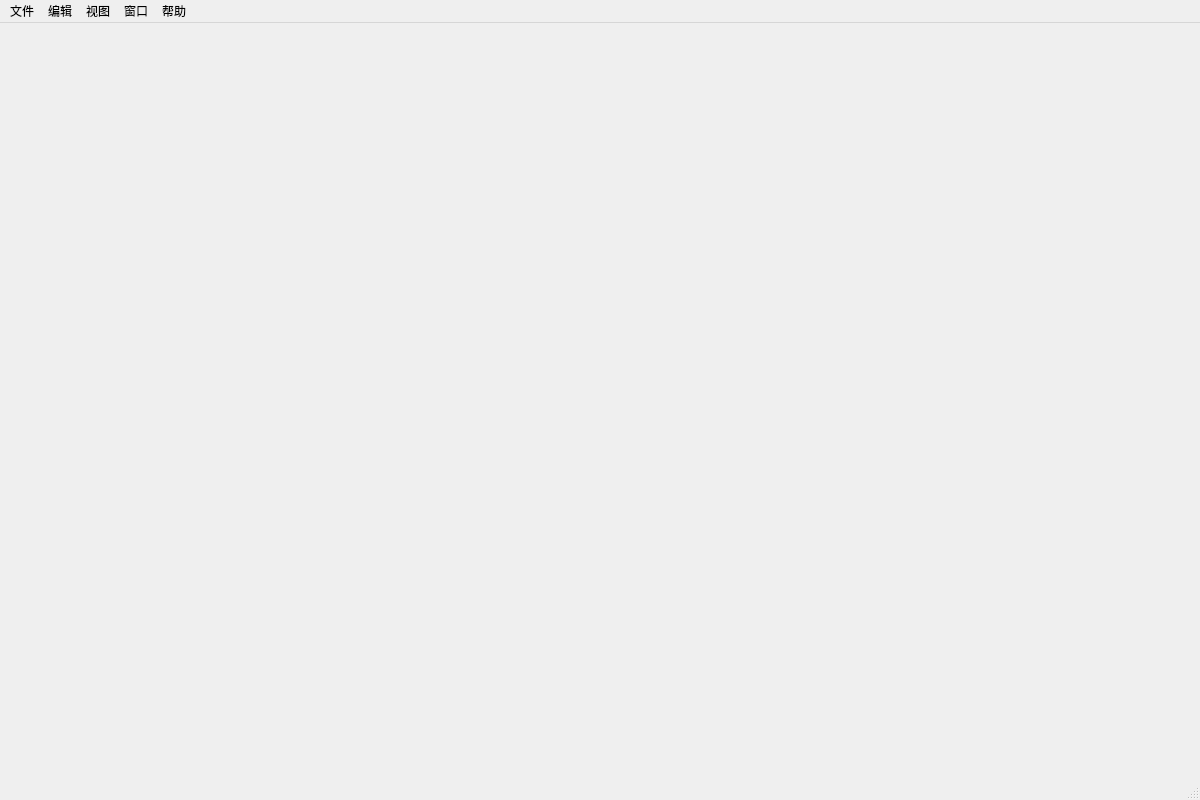
<?xml version="1.0" encoding="UTF-8"?>
<ui version="4.0">
 <class>MainWindow</class>
 <widget class="QMainWindow" name="MainWindow">
  <property name="geometry">
   <rect>
    <x>0</x>
    <y>0</y>
    <width>1200</width>
    <height>800</height>
   </rect>
  </property>
  <property name="windowTitle">
   <string/>
  </property>
  <widget class="QWidget" name="centralwidget"/>
  <widget class="QMenuBar" name="menubar">
   <widget class="QMenu" name="menuFile">
    <property name="title">
     <string>文件</string>
    </property>
   </widget>
   <widget class="QMenu" name="menuEdit">
    <property name="title">
     <string>编辑</string>
    </property>
   </widget>
   <widget class="QMenu" name="menuView">
    <property name="title">
     <string>视图</string>
    </property>
   </widget>
   <widget class="QMenu" name="menuWindow">
    <property name="title">
     <string>窗口</string>
    </property>
   </widget>
   <widget class="QMenu" name="menuHelp">
    <property name="title">
     <string>帮助</string>
    </property>
   </widget>
   <addaction name="menuFile"/>
   <addaction name="menuEdit"/>
   <addaction name="menuView"/>
   <addaction name="menuWindow"/>
   <addaction name="menuHelp"/>
  </widget>
  <widget class="QStatusBar" name="statusbar"/>
 </widget>
 <resources/>
 <connections/>
</ui>
